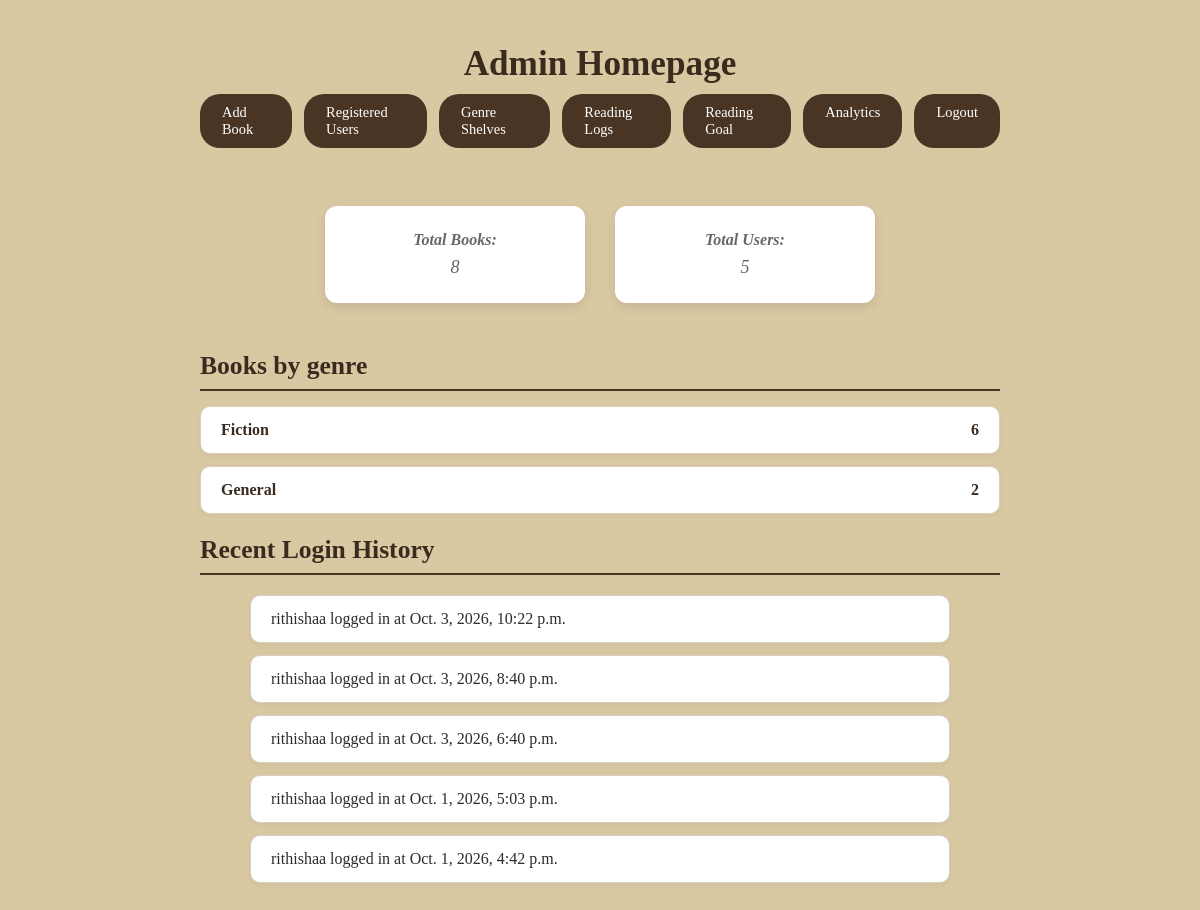
The app's page /home/ (signed in), older data.
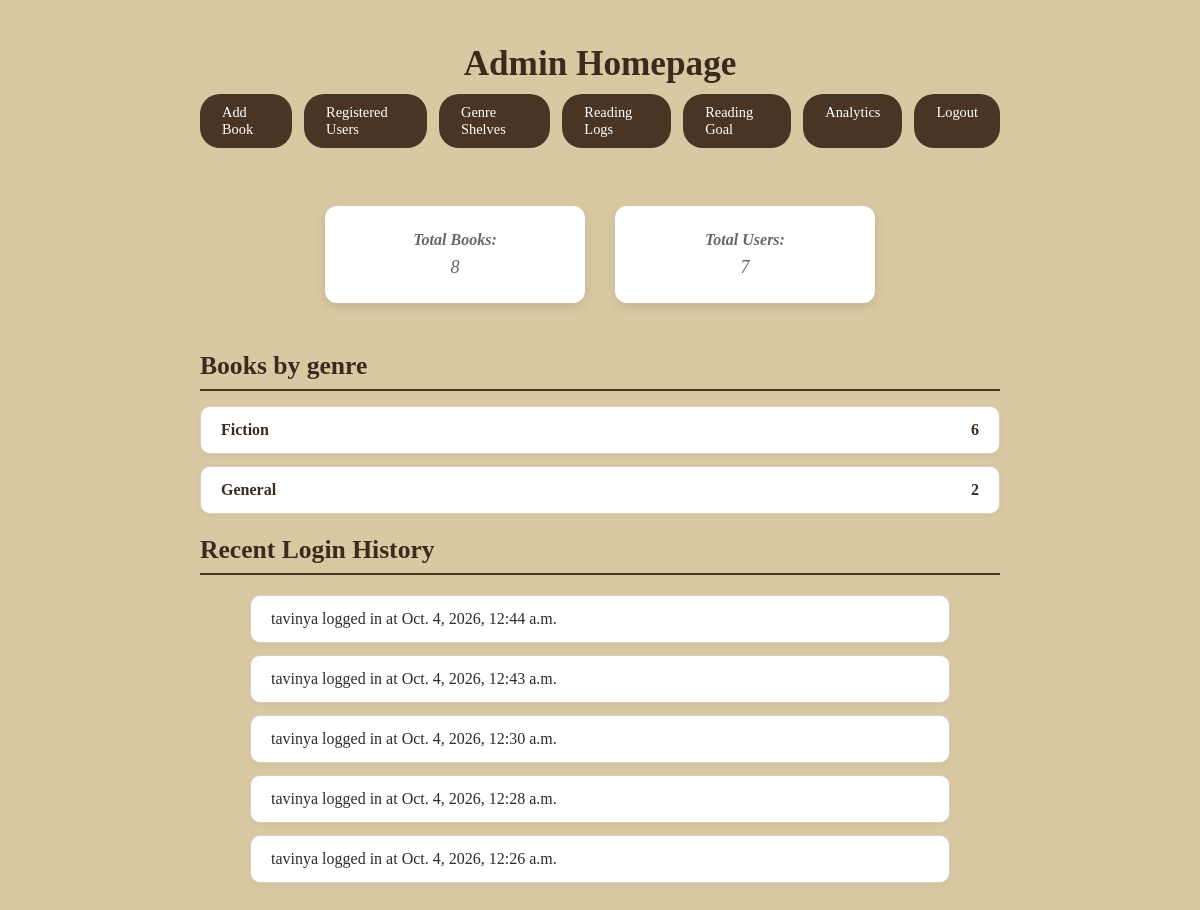
The same page, newer data.
### catalog/models.py (models this page shows, shortened)
class UserLoginLog(models.Model):
    user = models.ForeignKey(User, on_delete=models.CASCADE, null=True, blank=True)
    login_time = models.DateTimeField(auto_now_add=True)

### catalog/views.py (the view)
# urls.py: path('home/', views.admin_home, name='admin_home'),
def admin_home(request):
    if not request.user.is_authenticated or not request.user.is_staff:
        messages.error(request, "Unauthorized access.")
        return redirect('admin_login')
    total_books = Book.objects.count()
    total_users = User.objects.filter(is_staff=False).count()
    genre_counts = (Book.objects.exclude(genre__isnull=True).exclude(genre__exact='').values('genre').annotate(total=Count('book_id')).order_by('genre'))
    admin_login_logs = UserLoginLog.objects.filter(user__is_staff=True).order_by('-login_time')[:5] #fetching logs
    print(f"DEBUG COUNTS -> Books: {total_books}, Users: {total_users}")
    context = {
        'total_books': total_books,
        'total_users': total_users,
        'genre_counts': genre_counts,
        'login_logs': admin_login_logs,
    }
    return render(request, 'catalog/admin_home.html', context)

### catalog/templates/catalog/admin_home.html (shortened to what this page needs)
<!DOCTYPE html>
<html lang="en">
<head>
    {% load static %}
    <link rel="stylesheet" href="{% static 'catalog/style.css' %}">
</head>
<body class="book-background-plain">
<div class="admin-container">
    <h1>Admin Homepage</h1>
    <nav>
        <a href="{% url 'search_google_books' %}">
            Add Book
        </a>
        <a href="{% url 'admin_registered_users' %}">
            Registered Users
        </a>
        <a href="{% url 'admin_genre_shelves' %}">
            Genre Shelves
        </a>
        <a href="{% url 'reading_log_list' %}">
            Reading Logs
        </a>
        <a href="{% url 'reading_goal' %}">
            Reading Goal
        </a>
        <a href="{% url 'analytics_dashboard' %}">
            Analytics
        </a>
        <a href="{% url 'logout' %}">
            Logout
        </a>
    </nav>
    <div class="stats-container">
        <p>
            <strong>Total Books:</strong>
            {{ total_books }}
        </p>
        <p>
            <strong>Total Users:</strong>
            {{ total_users }}
        </p>
    </div>
    <div class="genre-container">
        <h2>Books by genre</h2>
        <div class="genre-list">
            {% for genre in genre_counts %}
                <div class="genre-card">
                    <h3>{{ genre.genre }}</h3>
                    <p>{{ genre.total }}</p>
                </div>
            {% empty %}
                <p>No genres available.</p>
            {% endfor %}
        </div>
    </div>
    <h2>Recent Login History</h2>
    <ul>
        {% for log in login_logs %}
            <li>
                {{ log.user.username }}
                logged in at
                {{ log.login_time }}
            </li>
        {% empty %}
            <li>No login history found.</li>
        {% endfor %}
    </ul>
</div>
</body>
</html>

Row changes from the older to the newer data that the page shows:
no longer on this page (row unchanged): UserLoginLog: user.username "rithishaa", login_time "Oct. 3, 2026, 10:22 p.m."
no longer on this page (row unchanged): UserLoginLog: user.username "rithishaa", login_time "Oct. 3, 2026, 8:40 p.m."
no longer on this page (row unchanged): UserLoginLog: user.username "rithishaa", login_time "Oct. 3, 2026, 6:40 p.m."
no longer on this page (row unchanged): UserLoginLog: user.username "rithishaa", login_time "Oct. 1, 2026, 5:03 p.m."
no longer on this page (row unchanged): UserLoginLog: user.username "rithishaa", login_time "Oct. 1, 2026, 4:42 p.m."
added UserLoginLog: user.username "tavinya", login_time "Oct. 4, 2026, 12:44 a.m."
added UserLoginLog: user.username "tavinya", login_time "Oct. 4, 2026, 12:43 a.m."
added UserLoginLog: user.username "tavinya", login_time "Oct. 4, 2026, 12:30 a.m."
added UserLoginLog: user.username "tavinya", login_time "Oct. 4, 2026, 12:28 a.m."
added UserLoginLog: user.username "tavinya", login_time "Oct. 4, 2026, 12:26 a.m."
Text that changed along with them:
{{ total_users }}: "5" → "7"
